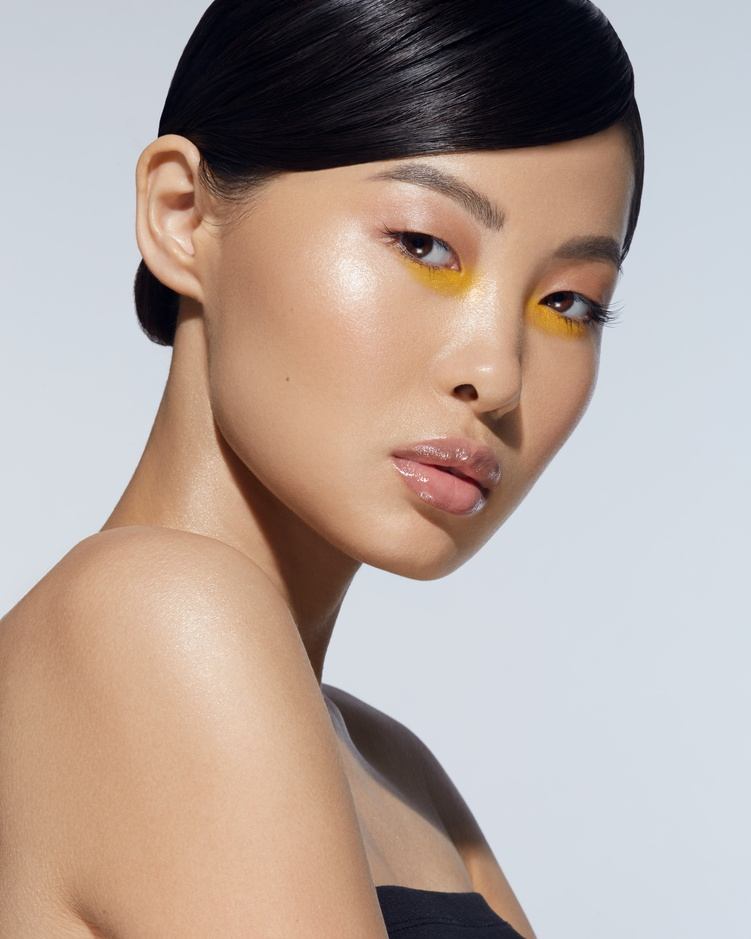
#> input picture python/pil/model_ruby.jpg, 751 x 939 px, shrunk from 3648 x 4560 before the run
$ python pil_example.py
#> lines starting #> are read from the running program, lines starting #| are printed output that depends on the picture
# pip install pil
from PIL import Image

# Load original image
original_image = Image.open("model_ruby.jpg")
#> original_image is the input picture: PIL image 751x939 RGB; mean R, G, B 178.6, 162.6, 154.6
# rotate 180 degrees
rotated_image = original_image.rotate(180)
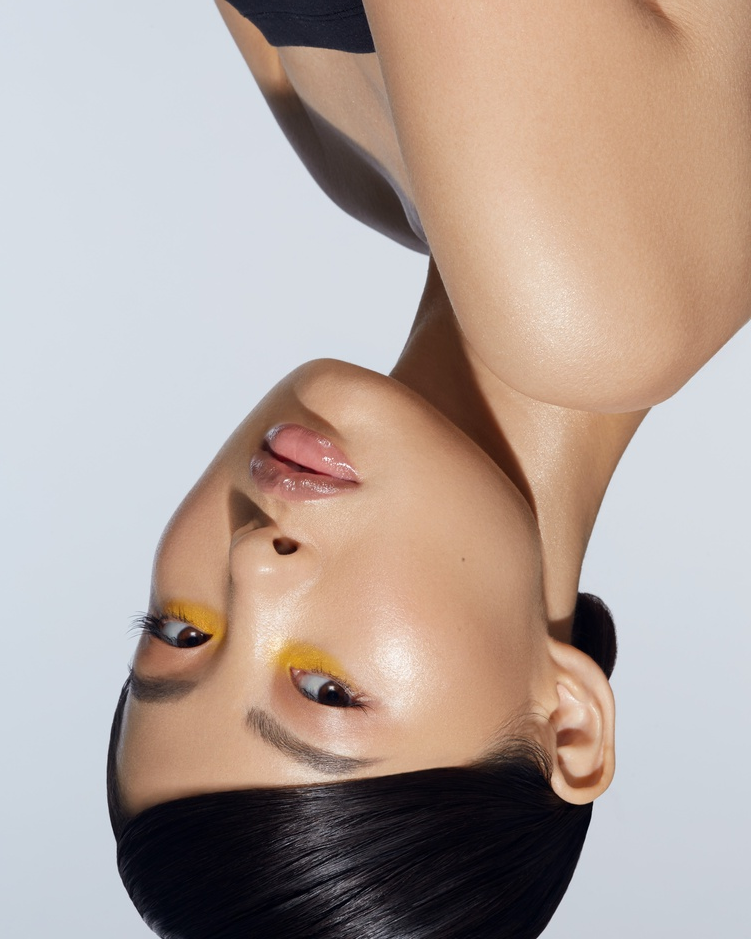
#> rotated_image: PIL image 751x939 RGB; mean R, G, B 178.6, 162.6, 154.6
# create grayscale image
grayscale_image = original_image.convert("L")
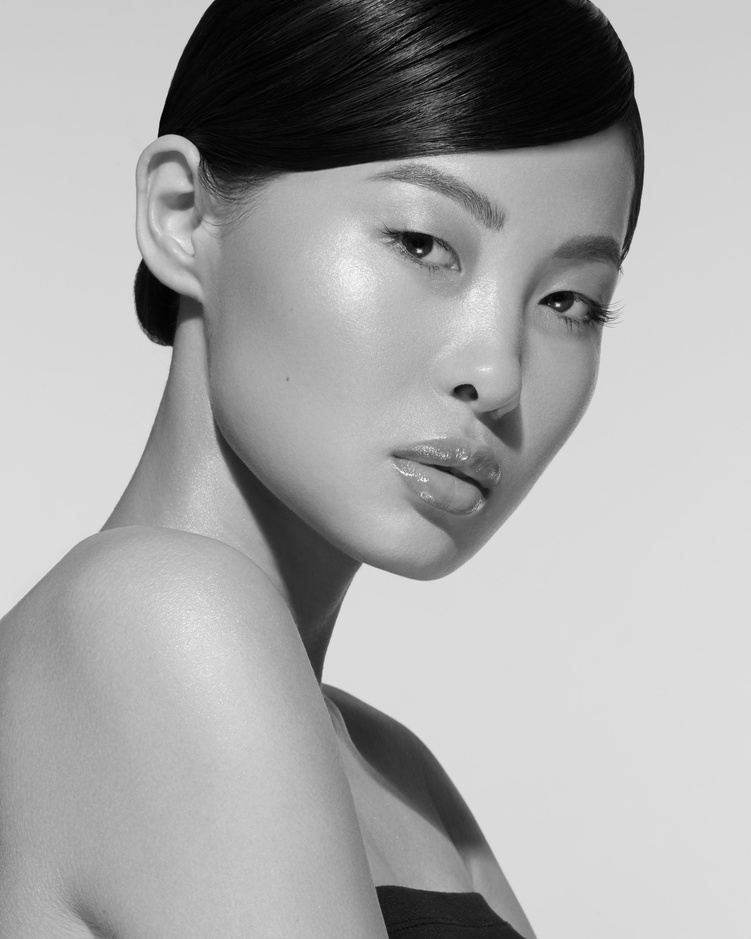
#> grayscale_image: PIL image 751x939 L; min 1, max 250, mean 166.5

# Display images
original_image.show()
rotated_image.show()
grayscale_image.show()
